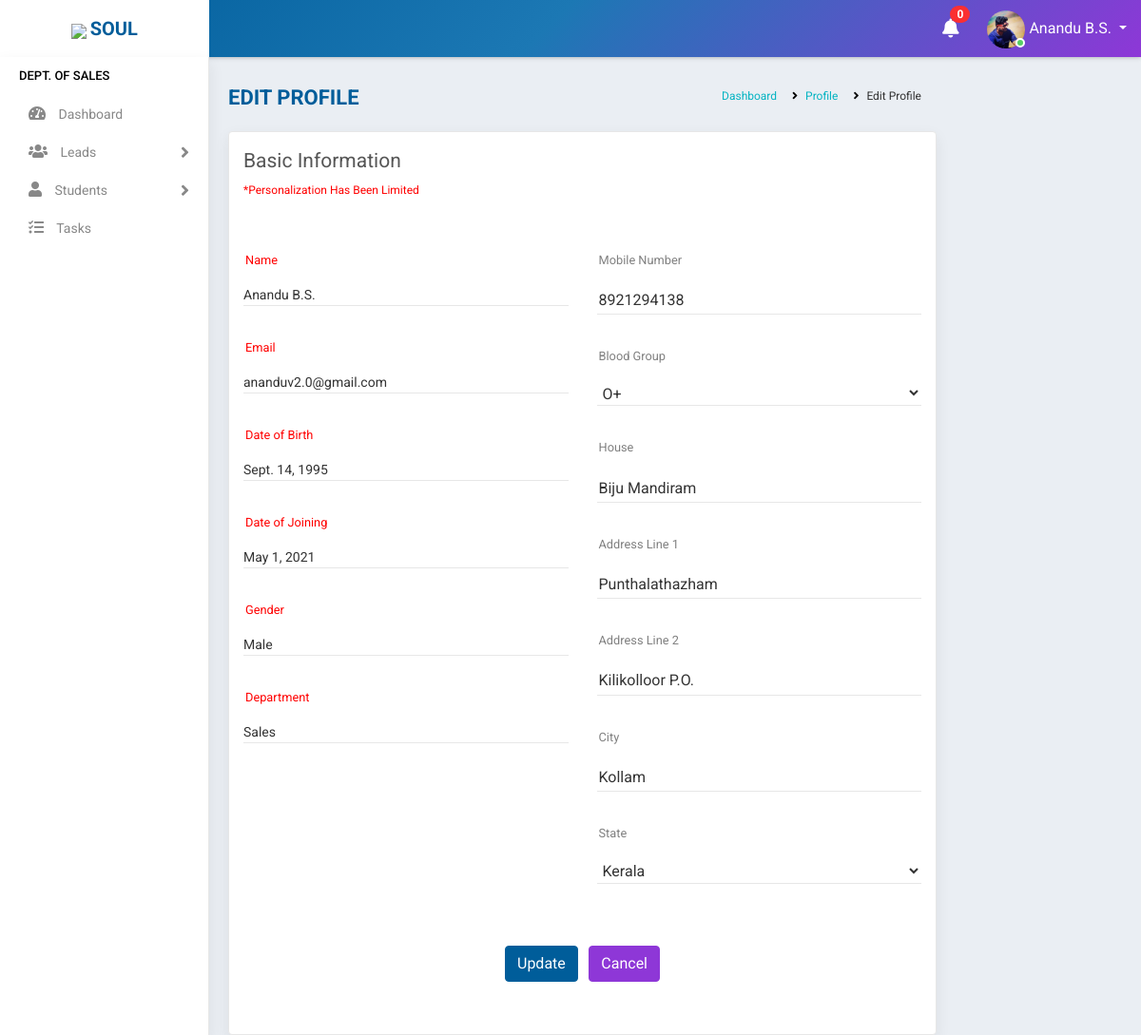
Screenshot of /profile/update/ (signed in) with the database file from the repository.
### accounts/models.py (models this page shows, shortened)
class Staff(models.Model):
    value= (
    ('1', 'Operations'),
    ('2', 'Sales'),
    ('3', 'Trainer'),
    ('4', 'Admin'),
    )
    state = (
    ('Andhra Pradesh','Andhra Pradesh'),
    ('Arunachal Pradesh','Arunachal Pradesh'),
    ('Assam','Assam'),
    ('Bihar','Bihar'),
    ('Chhattisgarh','Chattisgarh'),
    ('Goa','Goa'),
    ('Gujarat','Gujarat'),
    ('Haryana','Haryana'),
    ('Himachal Pradesh','Himachal Pradesh'),
    ('Jharkhand','Jharkhand'),
    ('Karnataka','Karnataka'),
    ('Kerala','Kerala'),
    ('Madhya Pradesh','Madhya Pradesh'),
    ('Maharashtra','Maharashtra'),
    ('Manipur','Manipur'),
    ('Meghalaya','Meghalaya'),
    ('Mizoram','Mizoram'),
    ('Nagaland','Nagaland'),
    ('Odisha','Odisha'),
    ('Rajasthan','Rajasthan'),
    ('Sikkim','Sikkim'),
    ('Tamil Nadu','Tamil Nadu'),
    ('Telangana','Telangana'),
    ('Tripura','Tripura'),
    ('Uttar Pradesh','Uttar Pradesh'),
    ('Uttarakhand','Uttarakhand'),
    ('West Bengal','West Bengal')
    )
    groups = (
        ('AB+', 'AB+'),
        ('AB-', 'AB-'),
        ('A+', 'A+'),
        ('A-', 'A-'),
        ('B+', 'B+'),
        ('B-', 'B-'),
        ('O+', 'O+'),
        ('O-', 'O-'),
        )
    user = models.OneToOneField(User,on_delete=models.CASCADE,null=True,blank=True)
    name = models.CharField(max_length=100,null=True, blank=True)
    empid = models.CharField(max_length=100,null=True, blank=True)
    mobile = models.CharField(max_length=10,null=True, blank=True)
    email = models.EmailField(max_length=200,null=True, blank=True)
    sex = models.CharField(max_length=10,null=True,choices=(('Male','Male'),('Female','Female')), blank=True)
    dob = models.DateField(null=True, blank=True)
    doj = models.DateField(null=True, blank=True)
    blood_group = models.CharField(max_length=100,null=True, blank=True,choices=groups)
    house = models.CharField(max_length=100,null=True, blank=True)
    street =models.CharField(max_length=100,null=True, blank=True)
    street2 =models.CharField(max_length=100,null=True, blank=True)
    city = models.CharField(max_length=100,null=True, blank=True)
    state = models.CharField(max_length=100,null=True,choices=state, blank=True)
    stype = models.CharField(max_length=100,null=True,choices=value, blank=True)
    status = models.CharField(max_length=20,choices=(('Active','Active'),('Inactive','Inactive')),default='Active')
    profile_pic = models.ImageField(null=True, blank=True,default="user-circle-solid.jpg")

### accounts/views.py (the view, shortened to what this page needs)
# urls.py: path('profile/update/', ProfileUpdate.as_view(),name='profile_update'),
class ProfileUpdate(View):
    def get(self, request):
        user=request.user
        if user.is_authenticated:
            note = Notification.objects.filter(receiver=user).filter(status="Not Read").order_by('-datetime')
            no_count = note.count()
            try:
                s= Staff.objects.get(user=user)
                form = ProfileUpdateForm(instance=s)
                return render(request,'accounts/edit_profile.html',{'s':s,'form':form,'no_count':no_count,'note':note})
            except:
                s= Student.objects.get(user=user)
                form = StudentProfileUpdateForm(instance=s)
                return render(request,'students/edit_profile.html',{'s':s,'form':form,'no_count':no_count,'note':note})
        else:
            return redirect('logout')

### accounts/forms.py
class ProfileUpdateForm(ModelForm):
    class Meta:
        model = Staff
        fields ='__all__'
        exclude = ['user','name','empid','email','sex','dob','doj','status','stype','profile_pic']

### accounts/templates/accounts/edit_profile.html (shortened to what this page needs)
{% extends 'accounts/main.html' %}
{% block content %}
    <div class="main-wrapper">
    {% include 'accounts/navbar.html' %}
    {% if s.stype == "1" %}
    {% include 'accounts/sidebar_operations.html' %}
    {% elif s.stype == "2" %}
    {% include 'accounts/sidebar_sales.html' %}
    {% elif s.stype == "3" %}
    {% include 'accounts/sidebar_trainer.html' %}
    {% elif s.stype == "4" %}
    {% include 'accounts/sidebar_admin.html' %}
    {% endif %}
        <div class="container" style="padding-top:80px;padding-left:5%">
            <div class="page-header">
                <div class="row">
                    <div class="col-lg-7 col-md-12 col-sm-12 col-12">
                        <h5 class="text-uppercase">Edit Profile</h5>
                    </div>
                    <div class="col-lg-5 col-md-12 col-sm-12 col-12">
                        <ul class="list-inline breadcrumb float-right">
                            <li class="list-inline-item"><a href="{% url 'home' %}">Dashboard</a></li>
                            <li class="list-inline-item"><a href="{% url 'profile' %}">Profile</a></li>
                            <li class="list-inline-item">Edit Profile</li>
                        </ul>
                    </div>
                </div>
            </div>
            <div class="page-content">
                <div class="row">
                    <div class="col-lg-12 col-md-12 col-sm-12 col-12">
                        <div class="card">
                            <div class="page-title">
                                <div class="row">
                                    <div class="col-lg-12 col-md-12 col-sm-12 col-12">
                                        <div class="page-title">Basic information</div>
                                        <p style="font-size:12px;color:red">*Personalization has been limited</p>
                                    </div>
                                </div>
                            </div>
                            <div class="card-body">
                                <div class="row">
                                    <div class="col-lg-6 col-md-6 col-sm-6 col-12">
                                        <form>
                                            <div class="form-group custom-mt-form-group">
                                                <fieldset style="padding-top:25px">{{s.name}}</fieldset>
                                                <label class="control-label" style="color:red">Name</label><i class="bar"></i>
                                            </div>
                                            <div class="form-group custom-mt-form-group">
                                                <fieldset style="padding-top:25px">{{s.email}}</fieldset>
                                                <label class="control-label" style="color:red">Email</label><i class="bar"></i>
                                            </div>
                                            <div class="form-group custom-mt-form-group">
                                                <fieldset style="padding-top:25px">{{s.dob}}</fieldset>
                                                <label class="control-label" style="color:red">Date of Birth</label><i class="bar"></i>
                                            </div>
                                            <div class="form-group custom-mt-form-group">
                                                <fieldset style="padding-top:25px">{{s.doj}}</fieldset>
                                                <label class="control-label" style="color:red">Date of Joining</label><i class="bar"></i>
                                            </div>
                                            <div class="form-group custom-mt-form-group">
                                                <fieldset style="padding-top:25px">{{s.sex}}</fieldset>
                                                <label class="control-label" style="color:red">Gender</label><i class="bar"></i>
                                            </div>
                                            <div class="form-group custom-mt-form-group">
                                                <fieldset style="padding-top:25px">{{s.get_stype_display}}</fieldset>
                                                <label class="control-label" style="color:red">Department</label><i class="bar"></i>
                                            </div>
                                        </form>
                                    </div>
                                    <div class="col-lg-6 col-md-6 col-sm-6 col-12">
                                        <form method="post" enctype="multipart/form-data" action>
                                            <div class="form-group custom-mt-form-group">
                                                <fieldset style="padding-top:25px">{{form.mobile}}</fieldset>
                                                <label class="control-label">Mobile Number</label><i class="bar"></i>
                                            </div>
                                            <div class="form-group custom-mt-form-group">
                                                <fieldset style="padding-top:25px">{{form.blood_group}}</fieldset>
                                                <label class="control-label" >Blood Group</label><i class="bar"></i>
                                            </div>
                                            <div class="form-group custom-mt-form-group">
                                                <fieldset style="padding-top:25px">{{form.house}}</fieldset>
                                                <label class="control-label">House</label><i class="bar"></i>
                                            </div>
                                            <div class="form-group custom-mt-form-group">
                                                <fieldset style="padding-top:25px">{{form.street}}</fieldset>
                                                <label class="control-label">Address Line 1</label><i class="bar"></i>
                                            </div>
                                            <div class="form-group custom-mt-form-group">
                                                <fieldset style="padding-top:25px">{{form.street2}}</fieldset>
                                                <label class="control-label">Address Line 2</label><i class="bar"></i>
                                            </div>
                                            <div class="form-group custom-mt-form-group">
                                                <fieldset style="padding-top:25px">{{form.city}}</fieldset>
                                                <label class="control-label">City</label><i class="bar"></i>
                                            </div>
                                            <div class="form-group custom-mt-form-group">
                                                <fieldset style="padding-top:25px">{{form.state}}</fieldset>
                                                <label class="control-label">State</label><i class="bar"></i>
                                            </div>
                                    </div>
                                    <div class="col-lg-12 col-md-12 col-sm-12 col-12">
                                            <div class="form-group text-center custom-mt-form-group">
                                                <button type="submit"class="btn btn-primary mr-2" type="submit">Update</button>
                                                <a href="{% url 'home' %}" class="btn btn-secondary" >Cancel</a>
                                            </div>
                                    </div>
                                </div>
                            </div>
                        </div>
                    </div>
                </div>
            </div>
        </div>
    </div>
    {% endblock %}

### accounts/templates/accounts/navbar.html (shortened to what this page needs)
<div class="header">
    <div class="header-left">
        <a href="https://www.teqstories.com" class="logo">
            <img src="https://www.teqstories.com/assets/images/Blue.png" style="height: 40px;width:auto;">
            <span class="text-uppercase"><b>Soul</b></span>
        </a>
    </div>
    <div class="page-title-box float-left">
    </div>
    <ul class="nav user-menu float-right">
        {% include 'accounts/mini/notify.html' %}
        <li class="nav-item dropdown has-arrow">
            <a href="#" class="dropdown-toggle nav-link user-link" data-toggle="dropdown">
                <span class="user-img">
                    {% if request.user.staff.profile_pic %}
                    <img class="rounded-circle" src="{{request.user.staff.profile_pic.url}}" width="40" height="40" alt="Admin">
                    {% endif %}
                    <span class="status online"></span></span>
                <span>{{request.user.staff.name|title}}</span>
            </a>
        </li>
    </ul>
</div>

### rows the page displays
Staff: name "Anandu B.S.", email "ananduv2.0@gmail.com", dob "Sept. 14, 1995", doj "May 1, 2021", sex "Male", stype "Sales", mobile "8921294138", blood_group "O+", house "Biju Mandiram", street "Punthalathazham", street2 "Kilikolloor P.O.", city "Kollam", state "Kerala"

### other values shown
{{ no_count }} "0"
{{ request.user.staff.name|title }} "Anandu B.S."
